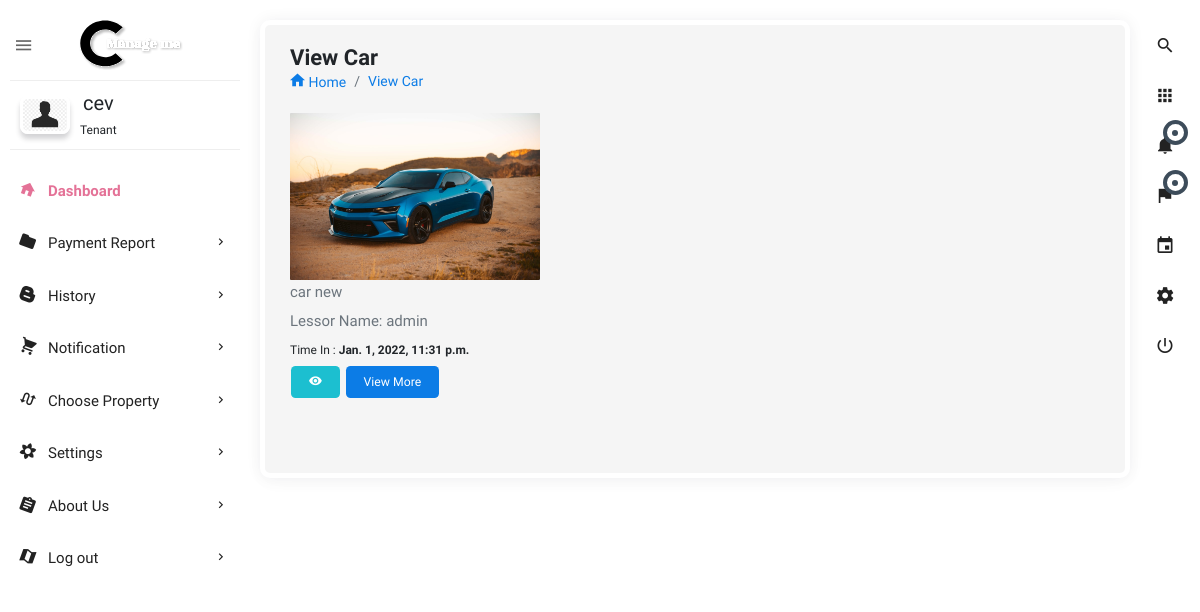
Page /car_tenant_approved/ (signed in) on the committed database.
### users/models.py (models this page shows, shortened)
class User(AbstractBaseUser):
    user_type = [
        ('lessor', 'lessor'),
        ('tenant', 'tenant'),
    ]
    name = models.CharField(max_length=255, null=False)
    phone_number = PhoneNumberField(unique=True)
    user_image = models.ImageField(upload_to='images/', default='profile.png')
    user_login = models.CharField(max_length=7, choices=user_type, default='lessor', blank=False, null=False)
    is_active = models.BooleanField(default=True)
    staff = models.BooleanField(default=False)
    admin = models.BooleanField(default=False)
    USERNAME_FIELD = 'phone_number'
    REQUIRED_FIELDS = ['name', 'user_login']
    objects = UserManager()
    def __str__(self):
        return self.name
    objects = UserManager()

class Request_Property(models.Model):
    status = [
        ('initial', 'initial'),
        ('request', 'request'),
        ('approved', 'approved'),
        ('denied', 'denied'),
        ('canceled', 'canceled')]
    user_request = models.ForeignKey(user, on_delete=models.CASCADE, related_name='requesting_users', null=False)
    property_requested = models.ForeignKey(Property_registration, on_delete=models.CASCADE, related_name='property_req',
                                           null=False)
    owner_name = models.ForeignKey(user, on_delete=models.CASCADE, related_name='owner_name_property', null=False)
    status_view = models.CharField(max_length=50, choices=status, default='initial')
    time_done = models.DateTimeField(default=now)
    class Meta:
        verbose_name_plural = "Request_Property"
        ordering = ['-id']

class Property_registration(models.Model):
    property_type_p = [
        ('house', 'house'),
        ('car', 'car'),
        ('land', 'land'),
        ('other', 'other')
    ]
    location_name = [
        ('kigali', 'kigali'),
        ('south', 'south'),
        ('east', 'east'),
        ('west', 'west')
    ]
    property_name = models.CharField(max_length=100)
    location = models.CharField(max_length=200, choices=location_name, default='kigali')
    property_type = models.CharField(max_length=200, choices=property_type_p)
    amount_per_month = models.IntegerField(default=10000)
    detail = models.CharField(max_length=250, default='')
    property_image = models.ImageField(blank=True, null=True, upload_to='images')
    available = models.BooleanField(default=True)
    owner_name = models.ForeignKey(user, on_delete=models.CASCADE, related_name='owner', null=False)
    time_added = models.DateTimeField(auto_now_add=True)
    class Meta:
        verbose_name_plural = "Property_registration"
        ordering = ['-id']

### users/views.py (the view)
# urls.py: path('car_tenant_approved/', views.car_tenant_approved, name='car_tenant_approved'),
def car_tenant_approved(request):
    user = request.user
    tenant_property_approved = Request_Property.objects.filter(user_request=user).filter(status_view='approved').filter(
        property_requested__property_type='car')
    context = {
        'car_approved': tenant_property_approved,
    }
    return render(request, 'html/car_tenant_approved.html', context)

### users/templates/html/car_tenant_approved.html (shortened to what this page needs)
{% extends 'dashboard-tenant/dashboard.html' %}
{% load static %}
{% block content %}
<section class="content file_manager">
    <div class="body_scroll">
        <div class="block-header">
            <div class="row">
                <div class="col-lg-7 col-md-6 col-sm-12">
                    <h2>View Car</h2>
                    <ul class="breadcrumb">
                        <li class="breadcrumb-item"><a href="{% url 'tenant' %}"><i class="zmdi zmdi-home"></i> Home</a></li>
                        <li class="breadcrumb-item"><a href="">View Car</a></li>
                    </ul>
                </div>
            </div>
        </div>
        <div class="container-fluid">
            <div class="row clearfix">
                <div class="col-lg-12">
                    <div class="card">
                        <div class="tab-content">
                            <div class="tab-pane active" id="a2018">
                                <div class="row clearfix">
                                    {% for car_approved in car_approved %}
                                    <div class="col-lg-4 col-md-6 col-sm-12">
                                        <div class="card">
                                            <a href="" class="file">
                                                <div class="image">
                                                    <a href=""><img src="{{ car_approved.property_requested.property_image.url }}" alt="img" class="img-fluid" ></a>
                                                </div>
                                                <div class="file-name">
                                                    <p class="m-b-5 text-muted">{{ car_approved.property_requested.property_name }}</p>
                                                    <p class="m-b-5 text-muted">Lessor Name: {{ car_approved.property_requested.owner_name }}</p>
                                                    <small>Time In : <span class="date"><b>  {{car_approved.property_requested.time_added}}</b></span></small>
                                                </div>
                                                <div class="action">
                                                        <a href="{% url 'view_rent_car_detail' car_approved.id %}" class="btn btn-info waves-effect"><i class="zmdi zmdi-eye"></i></a>
                                                        <a href="{% url 'view_rent_car_detail' car_approved.id %}" class="btn btn-primary waves-effect">View More</a>
                                                </div>
                                            </a>
                                        </div>
                                    </div>
                                    {% endfor %}
                                </div>
                            </div>
                        </div>
                    </div>
                </div>
            </div>
        </div>
    </div>
</section>
{% endblock %}

### templates/dashboard-tenant/dashboard.html (shortened to what this page needs)
<!doctype html>
{% load static %}
<html class="no-js " lang="en">
<head>
<link rel="stylesheet" href="{% static 'dash/assets/plugins/bootstrap/css/bootstrap.min.css' %}">
<link  rel="stylesheet" href="{% static 'dash/assets/css/style.min.css' %}">
</head>
<body class="theme-blush">
<div class="navbar-right">
    <ul class="navbar-nav">
        <li><a href="{% url 'search_property_tenant' %}" class="main_search" title="Search..."><i class="zmdi zmdi-search"></i></a></li>
        <li class="dropdown">
            <a href="javascript:void(0);" class="dropdown-toggle" title="App" data-toggle="dropdown" role="button"><i class="zmdi zmdi-apps"></i></a>
        </li>
        <li class="dropdown">
            <a href="javascript:void(0);" class="dropdown-toggle" title="Notifications" data-toggle="dropdown" role="button"><i class="zmdi zmdi-notifications"></i>
                <div class="notify"><span class="heartbit"></span><span class="point"></span></div>
            </a>
        </li>
        <li class="dropdown">
            <a href="javascript:void(0);" class="dropdown-toggle" data-toggle="dropdown" role="button"><i class="zmdi zmdi-flag"></i>
            <div class="notify"><span class="heartbit"></span><span class="point"></span></div>
            </a>
        </li>
        <li><a href="javascript:void(0);" class="app_calendar" title="Calendar"><i class="zmdi zmdi-calendar"></i></a></li>
        <li><a href="javascript:void(0);" class="js-right-sidebar" title="Setting"><i class="zmdi zmdi-settings zmdi-hc-spin"></i></a></li>
        <li><a href="{% url 'logout' %}" class="mega-menu" title="Sign Out"><i class="zmdi zmdi-power"></i></a></li>
    </ul>
</div>
<aside id="leftsidebar" class="sidebar">
    <div class="navbar-brand">
        <button class="btn-menu ls-toggle-btn" type="button"><i class="zmdi zmdi-menu"></i></button>
        <a href=""><img src="{% static 'dash/assets/images/managemelogo.svg' %}" width="200" alt="Aero"></a>
    </div>
    <div class="menu">
        <ul class="list">
            <li>
                <div class="user-info">
                    <a class="image" href="{% url 'profile_tenant' %}"><img src="{{ user.user_image.url }}" alt="User"></a>
                    <div class="detail">
                        <h4>{{user}}</h4>
                        <small>Tenant</small>
                    </div>
                </div>
            </li>
            <li  class="active open"><a href="{% url 'tenant' %}"><i class="zmdi zmdi-home"></i><span>Dashboard</span></a></li>
            <li> <a href="javascript:void(0);" class="menu-toggle"><i class="zmdi zmdi-folder"></i><span>Payment Report</span></a>
            </li>
            <li> <a href="javascript:void(0);" class="menu-toggle"><i class="zmdi zmdi-blogger"></i><span>History</span></a>
            </li>
            <li><a href="javascript:void(0);" class="menu-toggle"><i class="zmdi zmdi-shopping-cart"></i><span>Notification</span></a>
            </li>
            <li><a href="{% url 'search_property_tenant' %}" class="menu-toggle"><i class="zmdi zmdi-swap-alt"></i><span>Choose Property</span></a>
            </li>
            <li><a href="javascript:void(0);" class="menu-toggle"><i class="zmdi zmdi-flower"></i><span>Settings</span></a>
            </li>
            <li><a href="javascript:void(0);" class="menu-toggle"><i class="zmdi zmdi-assignment"></i><span>About Us</span></a>
            </li>
            <li class="open_top"><a href="{% url 'logout' %}" class="menu-toggle"><i class="zmdi zmdi-map"></i><span>Log out</span></a>
            </li>
        </ul>
    </div>
</aside>
{% block content %}
{% endblock %}
</body>
</html>

### rows in the picture
User: user_image (placeholder picture), name "cev"
Request_Property: property_requested.property_image (picture), property_requested.property_name "car new", property_requested.owner_name "admin", property_requested.time_added "Jan. 1, 2022, 11:31 p.m."
